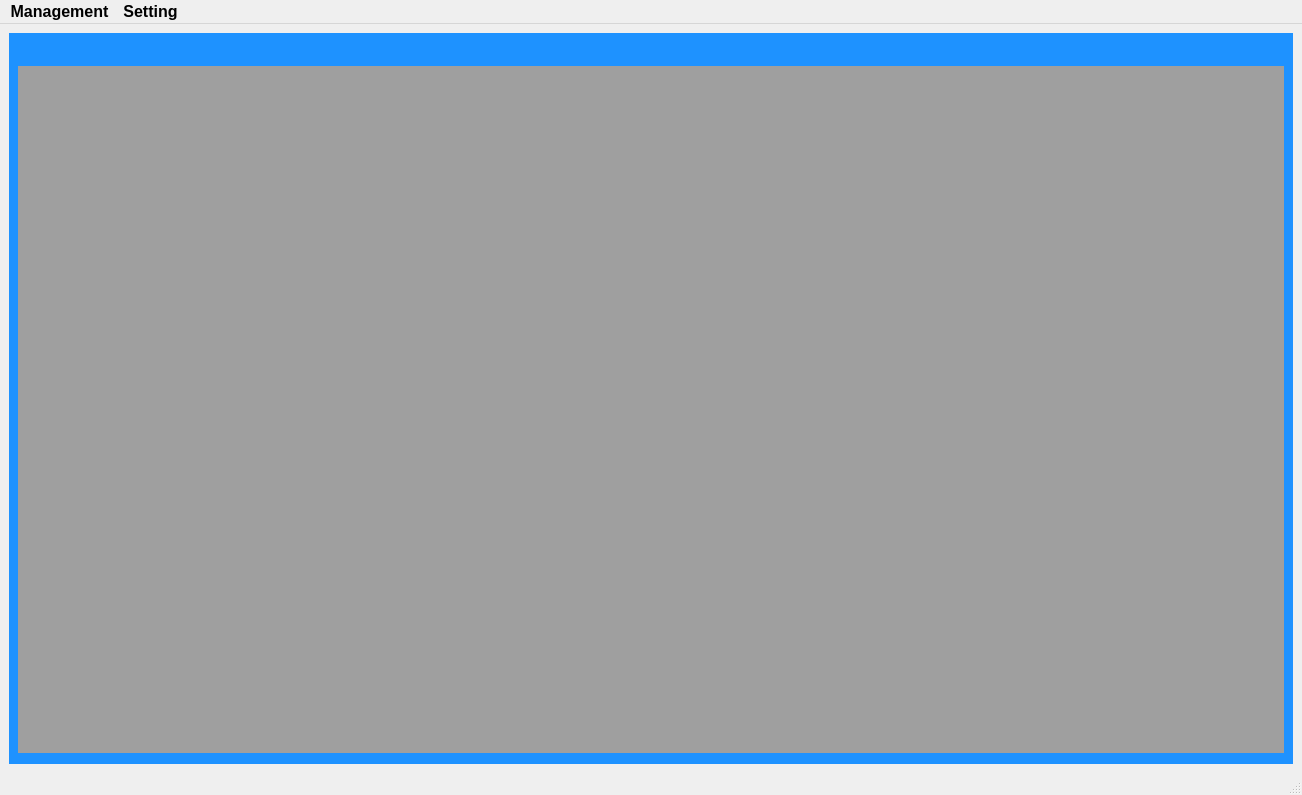
<?xml version="1.0" encoding="UTF-8"?>
<ui version="4.0">
 <class>Frm_MainWindow</class>
 <widget class="QMainWindow" name="Frm_MainWindow">
  <property name="geometry">
   <rect>
    <x>0</x>
    <y>0</y>
    <width>1302</width>
    <height>795</height>
   </rect>
  </property>
  <property name="windowTitle">
   <string>MainWindow</string>
  </property>
  <widget class="QWidget" name="centralwidget">
   <layout class="QGridLayout" name="gridLayout">
    <item row="0" column="0">
     <widget class="QWidget" name="main_menu" native="true">
      <property name="styleSheet">
       <string notr="true">background-color: rgb(255, 255, 255);
background-color: rgb(30, 146, 255);</string>
      </property>
      <layout class="QVBoxLayout" name="verticalLayout_3">
       <property name="bottomMargin">
        <number>11</number>
       </property>
       <item>
        <widget class="QWidget" name="header" native="true">
         <layout class="QHBoxLayout" name="horizontalLayout_2">
          <property name="spacing">
           <number>100</number>
          </property>
          <property name="leftMargin">
           <number>50</number>
          </property>
         </layout>
        </widget>
       </item>
       <item>
        <widget class="QMdiArea" name="mdiArea"/>
       </item>
      </layout>
     </widget>
    </item>
   </layout>
  </widget>
  <widget class="QMenuBar" name="menubar">
   <property name="geometry">
    <rect>
     <x>0</x>
     <y>0</y>
     <width>1302</width>
     <height>34</height>
    </rect>
   </property>
   <property name="font">
    <font>
     <pointsize>12</pointsize>
     <weight>75</weight>
     <bold>true</bold>
    </font>
   </property>
   <widget class="QMenu" name="menuManagement">
    <property name="font">
     <font>
      <pointsize>12</pointsize>
      <weight>75</weight>
      <bold>true</bold>
     </font>
    </property>
    <property name="title">
     <string>Management</string>
    </property>
    <addaction name="separator"/>
    <addaction name="itm_Employees"/>
    <addaction name="itm_Users"/>
    <addaction name="itm_Position"/>
    <addaction name="itm_Roles"/>
    <addaction name="itm_Permission"/>
    <addaction name="itm_Department"/>
    <addaction name="itm_Company"/>
    <addaction name="separator"/>
    <addaction name="itm_Device"/>
    <addaction name="itm_Suppliers"/>
    <addaction name="itm_Brand"/>
    <addaction name="itm_Categories"/>
    <addaction name="itm_Device_Location"/>
    <addaction name="itm_Device_Status"/>
   </widget>
   <widget class="QMenu" name="menuSetting">
    <property name="title">
     <string>Setting</string>
    </property>
    <addaction name="itm_Logout"/>
    <addaction name="itm_ExitFullScreen"/>
   </widget>
   <addaction name="menuManagement"/>
   <addaction name="menuSetting"/>
  </widget>
  <widget class="QStatusBar" name="statusbar"/>
  <action name="itm_Employees">
   <property name="text">
    <string>Manage Employees</string>
   </property>
  </action>
  <action name="itm_Users">
   <property name="text">
    <string>Manage Users</string>
   </property>
  </action>
  <action name="itm_Position">
   <property name="text">
    <string>Manage Positions</string>
   </property>
  </action>
  <action name="itm_Roles">
   <property name="text">
    <string>Manage Roles</string>
   </property>
  </action>
  <action name="itm_Permission">
   <property name="text">
    <string>Manage Permissions</string>
   </property>
  </action>
  <action name="itm_Department">
   <property name="text">
    <string>Manage Department</string>
   </property>
  </action>
  <action name="itm_Company">
   <property name="text">
    <string>Manage Companies</string>
   </property>
  </action>
  <action name="itm_Device">
   <property name="text">
    <string>Manage Devices</string>
   </property>
  </action>
  <action name="itm_Suppliers">
   <property name="text">
    <string>Manage Suppliers</string>
   </property>
  </action>
  <action name="itm_Brand">
   <property name="text">
    <string>Manage Brand</string>
   </property>
  </action>
  <action name="itm_Categories">
   <property name="text">
    <string>Manage Categories</string>
   </property>
  </action>
  <action name="itm_Device_Location">
   <property name="text">
    <string>Manage Device Location</string>
   </property>
  </action>
  <action name="itm_Device_Status">
   <property name="text">
    <string>Manage Device Status</string>
   </property>
  </action>
  <action name="itm_Logout">
   <property name="text">
    <string>Logout</string>
   </property>
   <property name="font">
    <font>
     <pointsize>12</pointsize>
     <weight>75</weight>
     <bold>true</bold>
    </font>
   </property>
  </action>
  <action name="itm_ExitFullScreen">
   <property name="text">
    <string>exit FullScreen</string>
   </property>
   <property name="font">
    <font>
     <pointsize>12</pointsize>
     <weight>75</weight>
     <bold>true</bold>
    </font>
   </property>
  </action>
 </widget>
 <resources/>
 <connections/>
</ui>
